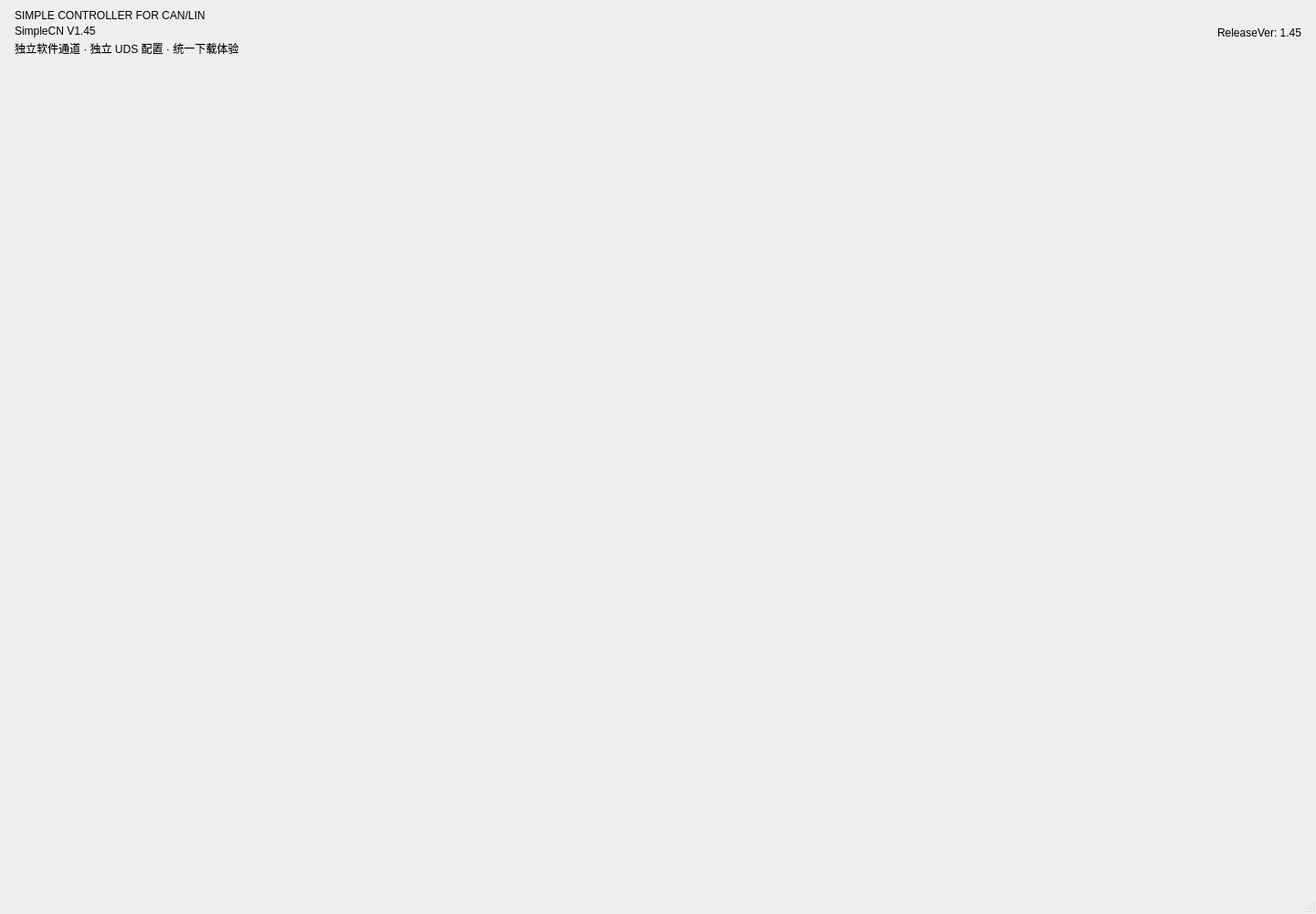
<?xml version="1.0" encoding="UTF-8"?>
<ui version="4.0">
 <class>MainWindow</class>
 <widget class="QMainWindow" name="MainWindow">
  <property name="geometry"><rect><x>0</x><y>0</y><width>1440</width><height>1000</height></rect></property>
  <property name="minimumSize"><size><width>880</width><height>480</height></size></property>
  <property name="windowTitle"><string>SimpleCN</string></property>
  <widget class="QWidget" name="centralWidget">
   <layout class="QVBoxLayout" name="mainLayout">
    <property name="leftMargin"><number>16</number></property>
    <property name="topMargin"><number>10</number></property>
    <property name="rightMargin"><number>16</number></property>
    <property name="bottomMargin"><number>8</number></property>
    <property name="spacing"><number>8</number></property>
    <item>
     <layout class="QHBoxLayout" name="heroLayout">
      <item>
       <layout class="QVBoxLayout" name="titleLayout">
        <property name="spacing"><number>3</number></property>
        <item><widget class="QLabel" name="eyebrow"><property name="text"><string>SIMPLE CONTROLLER FOR CAN/LIN</string></property></widget></item>
        <item><widget class="QLabel" name="heroTitle"><property name="text"><string>SimpleCN V1.45</string></property></widget></item>
        <item><widget class="QLabel" name="heroSubtitle"><property name="text"><string>独立软件通道 · 独立 UDS 配置 · 统一下载体验</string></property></widget></item>
       </layout>
      </item>
      <item><spacer name="heroSpacer"><property name="orientation"><enum>Qt::Horizontal</enum></property><property name="sizeHint" stdset="0"><size><width>40</width><height>20</height></size></property></spacer></item>
      <item><widget class="QLabel" name="versionBadge"><property name="text"><string>ReleaseVer: 1.45</string></property></widget></item>
     </layout>
    </item>
    <item><widget class="host::ChannelTabs" name="channelTabs"><property name="documentMode"><bool>true</bool></property></widget></item>
   </layout>
  </widget>
  <widget class="QStatusBar" name="statusbar"/>
 </widget>
 <customwidgets><customwidget><class>host::ChannelTabs</class><extends>QTabWidget</extends><header>views/ChannelTabs.h</header><container>1</container></customwidget></customwidgets>
 <resources/>
 <connections/>
</ui>
